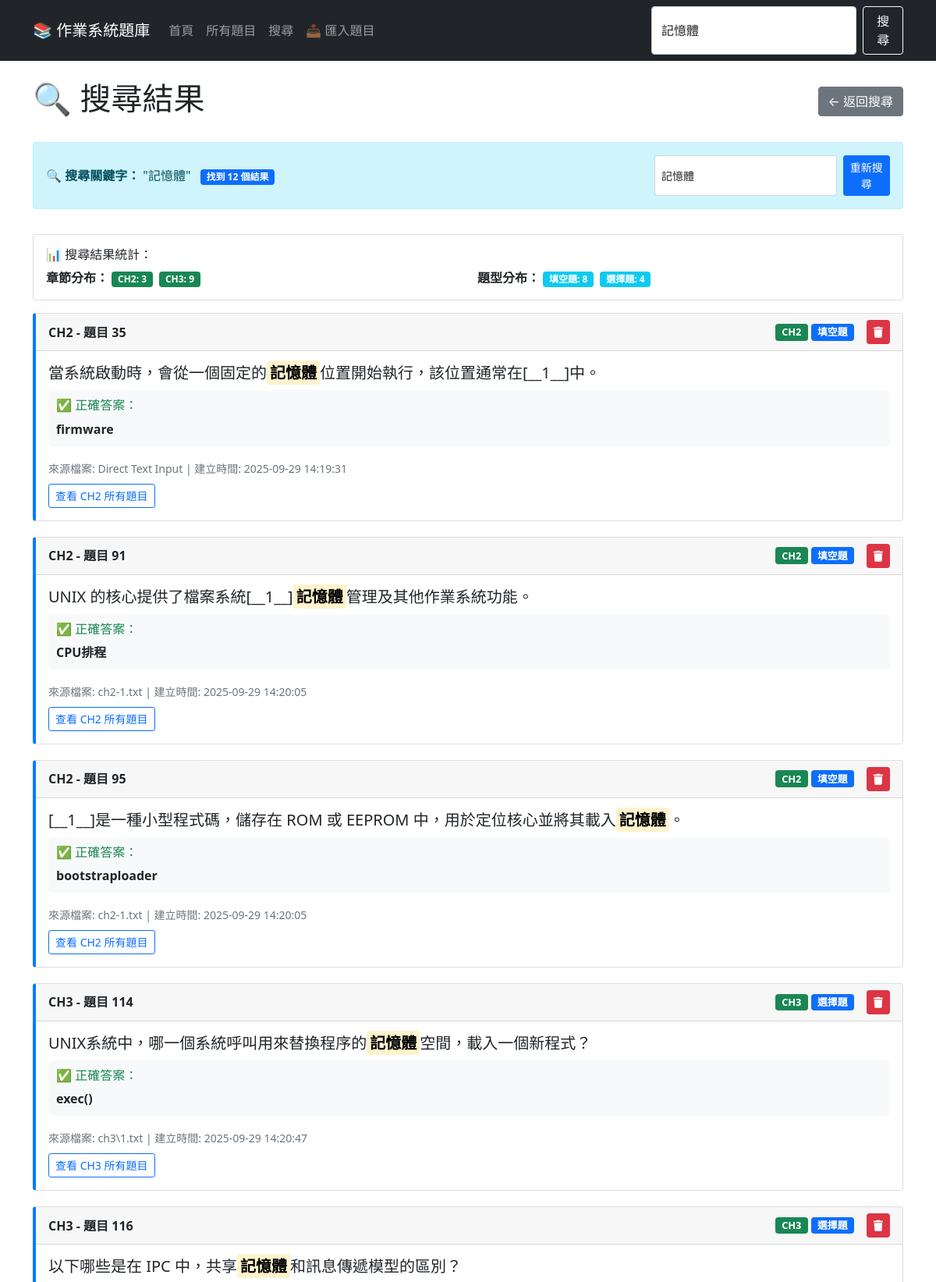
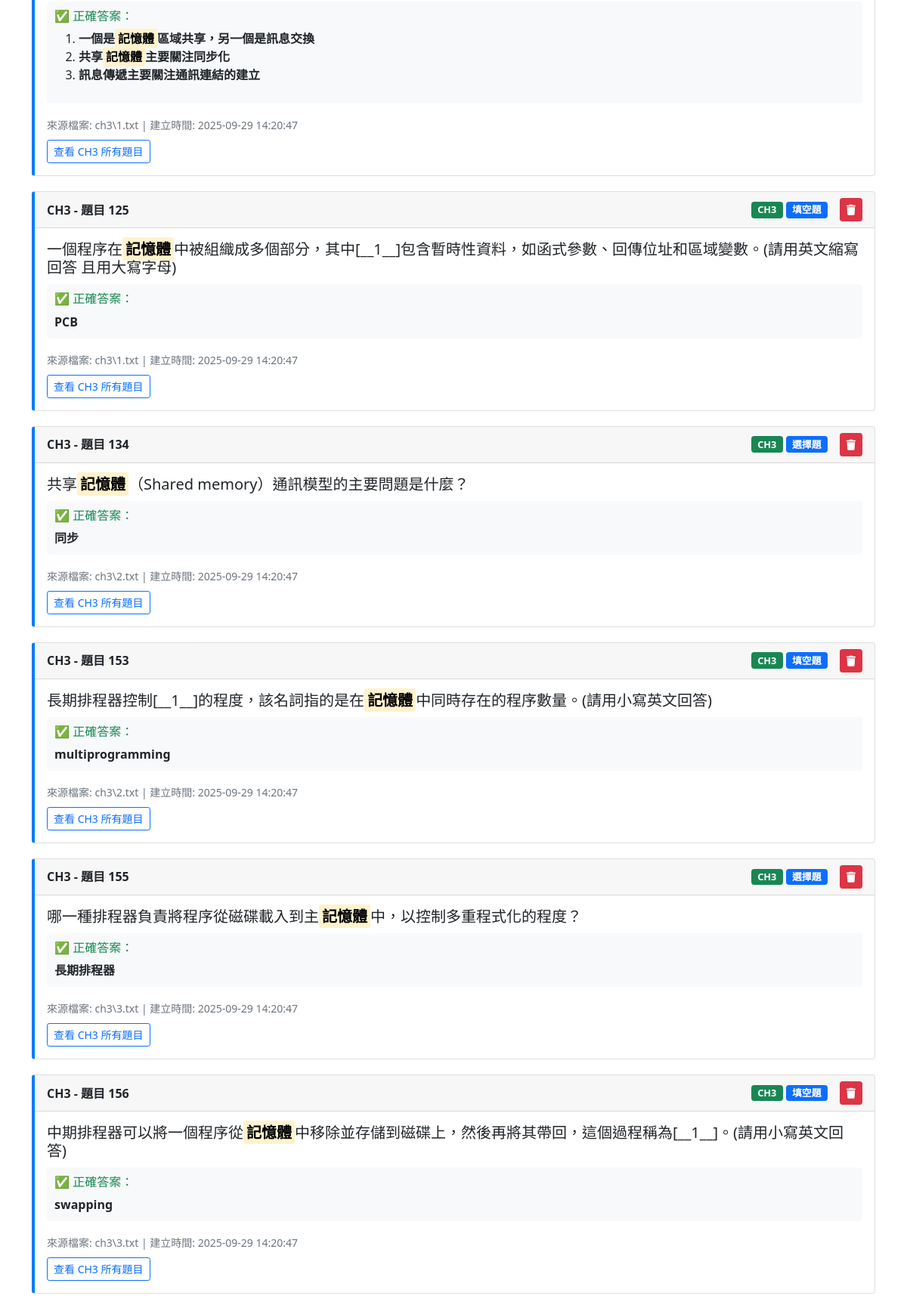
Screenshot of /search?q=記憶體 (upper part) with the database file from the repository (2 pictures, top to bottom).
### tables this page shows
CREATE TABLE questions (
    id INTEGER PRIMARY KEY AUTOINCREMENT,
    chapter TEXT NOT NULL,
    q_text TEXT NOT NULL,
    q_text_norm TEXT NOT NULL,
    q_type TEXT NOT NULL CHECK (q_type IN ('選擇題','填空題')),
    source_file TEXT,
    created_at TIMESTAMP DEFAULT CURRENT_TIMESTAMP,
    UNIQUE(chapter, q_text_norm)
);

CREATE TABLE answers (
    id INTEGER PRIMARY KEY AUTOINCREMENT,
    question_id INTEGER NOT NULL,
    position INTEGER NOT NULL,
    answer_text TEXT NOT NULL,
    created_at TIMESTAMP DEFAULT CURRENT_TIMESTAMP,
    UNIQUE(question_id, position, answer_text),
    FOREIGN KEY (question_id) REFERENCES questions(id) ON DELETE CASCADE
);

### web_app.py (the view)
@app.route('/search')
def search():
    keyword = request.args.get('q', '').strip()
    if keyword:
        questions = search_questions(keyword)
        return render_template('search_results.html', questions=questions, keyword=keyword)
    return render_template('search.html')

### web_app.py (called while the page is built)
def get_db_connection():
    conn = sqlite3.connect(str(DB_PATH))
    conn.row_factory = sqlite3.Row  # 讓結果可以像字典一樣存取
    return conn

### templates/search_results.html (shortened to what this page needs)
{% extends "base.html" %}
{% block content %}
<div class="d-flex justify-content-between align-items-center mb-4">
    <h1>🔍 搜尋結果</h1>
    <a href="{{ url_for('search') }}" class="btn btn-secondary">← 返回搜尋</a>
</div>
<div class="row mb-3">
    <div class="col-md-12">
        <div class="alert alert-info">
            <div class="d-flex justify-content-between align-items-center">
                <div>
                    <strong>🔍 搜尋關鍵字：</strong> "{{ keyword }}"
                    <span class="badge bg-primary ms-2">找到 {{ questions|length }} 個結果</span>
                </div>
                <div>
                    <form method="GET" action="{{ url_for('search') }}" class="d-flex">
                        <input type="text" class="form-control form-control-sm me-2"
                               name="q" value="{{ keyword }}" placeholder="修改搜尋關鍵字">
                        <button type="submit" class="btn btn-primary btn-sm">重新搜尋</button>
                    </form>
                </div>
            </div>
        </div>
    </div>
</div>
{% if questions %}
    <div class="row mb-3">
        <div class="col-md-12">
            <div class="card">
                <div class="card-body">
                    <h6>📊 搜尋結果統計：</h6>
                    <div class="row">
                        <div class="col-md-6">
                            <strong>章節分布：</strong>
                            {% set chapters = questions|map(attribute='chapter')|list %}
                            {% set chapter_counts = {} %}
                            {% for chapter, count in chapter_counts.items() %}
                                <span class="badge bg-success me-1">{{ chapter.upper() }}: {{ count }}</span>
                            {% endfor %}
                        </div>
                        <div class="col-md-6">
                            <strong>題型分布：</strong>
                            {% set types = questions|map(attribute='type')|list %}
                            {% set type_counts = {} %}
                            {% for type, count in type_counts.items() %}
                                <span class="badge bg-info me-1">{{ type }}: {{ count }}</span>
                            {% endfor %}
                        </div>
                    </div>
                </div>
            </div>
        </div>
    </div>
    {% for question in questions %}
    <div class="card question-card">
        <div class="card-header d-flex justify-content-between align-items-center">
            <span><strong>{{ question.chapter.upper() }} - 題目 {{ question.id }}</strong></span>
            <div class="d-flex align-items-center">
                <span class="badge bg-success question-type-badge me-1">{{ question.chapter.upper() }}</span>
                <span class="badge bg-primary question-type-badge me-3">{{ question.type }}</span>
                <button class="btn btn-danger btn-sm delete-question-btn"
                        data-question-id="{{ question.id }}"
                        data-question-preview="{{ question.question[:50] }}..."
                        title="刪除題目">
                    <i class="fas fa-trash"></i>
                </button>
            </div>
        </div>
        <div class="card-body">
            <h5 class="card-title">
                {{ question.question|replace(keyword, '<mark>' + keyword + '</mark>')|safe }}
            </h5>
            {% if question.answers %}
            <div class="answer-list">
                <h6 class="text-success">✅ 正確答案：</h6>
                {% if question.answers|length == 1 %}
                    <p class="mb-0">
                        <strong>{{ question.answers[0]|replace(keyword, '<mark>' + keyword + '</mark>')|safe }}</strong>
                    </p>
                {% else %}
                    <ol>
                        {% for answer in question.answers %}
                        <li>
                            <strong>{{ answer|replace(keyword, '<mark>' + keyword + '</mark>')|safe }}</strong>
                        </li>
                        {% endfor %}
                    </ol>
                {% endif %}
            </div>
            {% endif %}
            <div class="mt-3">
                <small class="text-muted">
                    來源檔案: {{ question.source_file or '未知' }} |
                    建立時間: {{ question.created_at }}
                </small>
            </div>
            <div class="mt-2">
                <a href="{{ url_for('view_chapter', chapter=question.chapter) }}"
                   class="btn btn-outline-primary btn-sm">查看 {{ question.chapter.upper() }} 所有題目</a>
            </div>
        </div>
    </div>
    {% endfor %}
{% endif %}
{% endblock %}

### templates/base.html (style rules this page uses)
.question-card { margin-bottom: 20px; border-left: 4px solid #007bff; }
.answer-list { background-color: #f8f9fa; padding: 10px; border-radius: 5px; margin-top: 10px; }
.question-type-badge { font-size: 0.8em; }

### templates/search_results.html (style rules this page uses)
mark { background-color: #fff3cd; padding: 2px 4px; border-radius: 3px; font-weight: bold; }

### rows the page displays
questions: upper "CH2", count "3", q_type "填空題", count "8", chapter "CH2", id "35", type "填空題", question "當系統啟動時，會從一個固定的 記憶體 位置開始執行，該位置通常在[__1__]中。", answer_text "firmware", source_file "Direct Text Input", created_at "2025-09-29 14:19:31"
questions: upper "CH3", count "9", q_type "選擇題", count "4", chapter "CH3", id "114", type "選擇題", question "UNIX系統中，哪一個系統呼叫用來替換程序的 記憶體 空間，載入一個新程式？", answer_text "exec()", source_file "ch3\\1.txt", created_at "2025-09-29 14:20:47"
questions: chapter "CH2", id "91", type "填空題", question "UNIX 的核心提供了檔案系統[__1__] 記憶體 管理及其他作業系統功能。", answer_text "CPU排程", source_file "ch2-1.txt", created_at "2025-09-29 14:20:05"
questions: chapter "CH2", id "95", type "填空題", question "[__1__]是一種小型程式碼，儲存在 ROM 或 EEPROM 中，用於定位核心並將其載入 記憶體 。", answer_text "bootstraploader", source_file "ch2-1.txt", created_at "2025-09-29 14:20:05"
questions: chapter "CH3", id "116", type "選擇題", question "以下哪些是在 IPC 中，共享 記憶體 和訊息傳遞模型的區別？", source_file "ch3\\1.txt", created_at "2025-09-29 14:20:47"
answers: answer_text "一個是 記憶體 區域共享，另一個是訊息交換"
answers: answer_text "共享 記憶體 主要關注同步化"
answers: answer_text "訊息傳遞主要關注通訊連結的建立"
questions: chapter "CH3", id "125", type "填空題", question "一個程序在 記憶體 中被組織成多個部分，其中[__1__]包含暫時性資料，如函式參數、回傳位址和區域變數。(請用英文縮寫回答 且用大寫字母)", answer_text "PCB", source_file "ch3\\1.txt", created_at "2025-09-29 14:20:47"
questions: chapter "CH3", id "134", type "選擇題", question "共享 記憶體 （Shared memory）通訊模型的主要問題是什麼？", answer_text "同步", source_file "ch3\\2.txt", created_at "2025-09-29 14:20:47"
questions: chapter "CH3", id "153", type "填空題", question "長期排程器控制[__1__]的程度，該名詞指的是在 記憶體 中同時存在的程序數量。(請用小寫英文回答)", answer_text "multiprogramming", source_file "ch3\\2.txt", created_at "2025-09-29 14:20:47"
questions: chapter "CH3", id "155", type "選擇題", question "哪一種排程器負責將程序從磁碟載入到主 記憶體 中，以控制多重程式化的程度？", answer_text "長期排程器", source_file "ch3\\3.txt", created_at "2025-09-29 14:20:47"
questions: chapter "CH3", id "156", type "填空題", question "中期排程器可以將一個程序從 記憶體 中移除並存儲到磁碟上，然後再將其帶回，這個過程稱為[__1__]。(請用小寫英文回答)", answer_text "swapping", source_file "ch3\\3.txt", created_at "2025-09-29 14:20:47"

### other values shown
{{ keyword }} "記憶體"
{{ questions|length }} "12"
